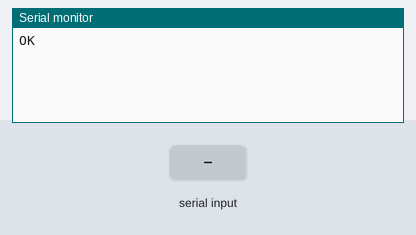
Simulated run of this sketch. Board: Arduino Uno, built with avr-gcc and run on an emulated ATmega328P. Shown: the last lines printed to the serial monitor. The test bench sets the inputs (shaded band). The modem accepts every AT command (registered, SIM ready, sends succeed) and sends nothing else.

Above: at 2.2 s.
2.3 s: "1" received over the second serial link
At 3.3 s:
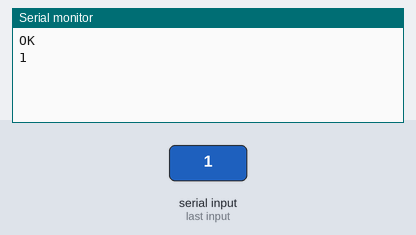
3.8 s: "0" received over the second serial link
At 4.4 s:
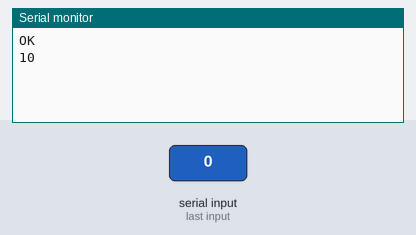

The sketch:

SPPC_Bluetooth_Test.ino
```cpp
#include "SoftwareSerial.h"

const int tx_pin = 4;
const int rx_pin = 3;

SoftwareSerial bluetooth(rx_pin,tx_pin);

void setup(){
  Serial.begin(9600);
  bluetooth.begin(9600);
  delay(1000);
  bluetooth.println("AT");
}

void loop(){
  if (bluetooth.available()){
    Serial.write(bluetooth.read());
  }

  if (Serial.available()){
    bluetooth.write(Serial.read());
  }
}
```

Measured:
- after the input at 2.3 s, the serial monitor: prints a new line at once (image 1)
- after the input at 3.8 s, the serial monitor: prints a new line at once (image 2)
